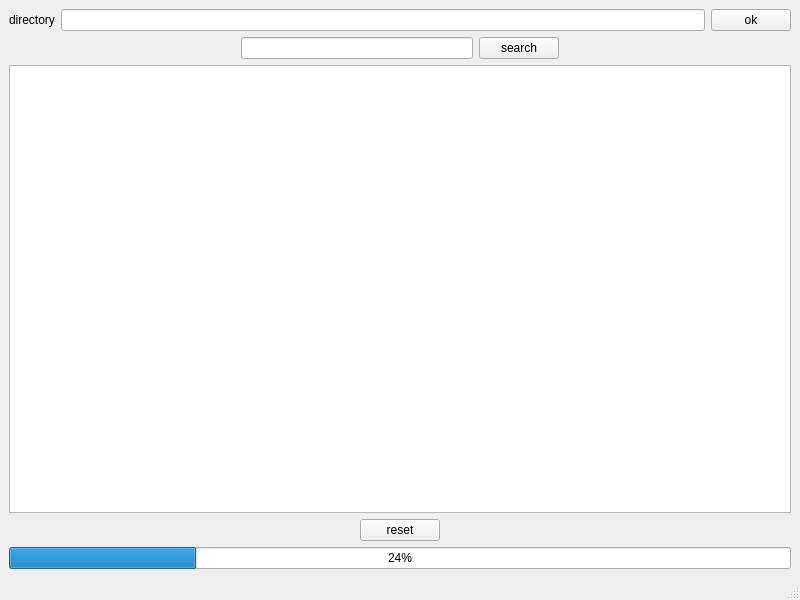
<?xml version="1.0" encoding="UTF-8"?>
<ui version="4.0">
 <class>MainWindow</class>
 <widget class="QMainWindow" name="MainWindow">
  <property name="geometry">
   <rect>
    <x>0</x>
    <y>0</y>
    <width>800</width>
    <height>600</height>
   </rect>
  </property>
  <property name="windowTitle">
   <string>MainWindow</string>
  </property>
  <widget class="QWidget" name="centralwidget">
   <layout class="QVBoxLayout" name="verticalLayout">
    <item>
     <layout class="QHBoxLayout" name="horizontalLayout">
      <item>
       <widget class="QLabel" name="label">
        <property name="text">
         <string>directory</string>
        </property>
       </widget>
      </item>
      <item>
       <widget class="QLineEdit" name="directory_lineEdit"/>
      </item>
      <item>
       <widget class="QPushButton" name="ok_button">
        <property name="text">
         <string>ok</string>
        </property>
       </widget>
      </item>
     </layout>
    </item>
    <item>
     <layout class="QHBoxLayout" name="horizontalLayout_2">
      <item>
       <spacer name="horizontalSpacer">
        <property name="orientation">
         <enum>Qt::Horizontal</enum>
        </property>
        <property name="sizeHint" stdset="0">
         <size>
          <width>40</width>
          <height>20</height>
         </size>
        </property>
       </spacer>
      </item>
      <item>
       <widget class="QLineEdit" name="search_lineEdit"/>
      </item>
      <item>
       <widget class="QPushButton" name="search_button">
        <property name="text">
         <string>search</string>
        </property>
       </widget>
      </item>
      <item>
       <spacer name="horizontalSpacer_2">
        <property name="orientation">
         <enum>Qt::Horizontal</enum>
        </property>
        <property name="sizeHint" stdset="0">
         <size>
          <width>40</width>
          <height>20</height>
         </size>
        </property>
       </spacer>
      </item>
     </layout>
    </item>
    <item>
     <widget class="QTextEdit" name="textEdit"/>
    </item>
    <item>
     <layout class="QHBoxLayout" name="horizontalLayout_3">
      <item>
       <spacer name="horizontalSpacer_4">
        <property name="orientation">
         <enum>Qt::Horizontal</enum>
        </property>
        <property name="sizeHint" stdset="0">
         <size>
          <width>40</width>
          <height>20</height>
         </size>
        </property>
       </spacer>
      </item>
      <item>
       <widget class="QPushButton" name="reset">
        <property name="text">
         <string>reset</string>
        </property>
       </widget>
      </item>
      <item>
       <spacer name="horizontalSpacer_3">
        <property name="orientation">
         <enum>Qt::Horizontal</enum>
        </property>
        <property name="sizeHint" stdset="0">
         <size>
          <width>40</width>
          <height>20</height>
         </size>
        </property>
       </spacer>
      </item>
     </layout>
    </item>
    <item>
     <widget class="QProgressBar" name="progressBar">
      <property name="value">
       <number>24</number>
      </property>
     </widget>
    </item>
   </layout>
  </widget>
  <widget class="QMenuBar" name="menubar">
   <property name="geometry">
    <rect>
     <x>0</x>
     <y>0</y>
     <width>800</width>
     <height>26</height>
    </rect>
   </property>
  </widget>
  <widget class="QStatusBar" name="statusbar"/>
 </widget>
 <resources/>
 <connections/>
</ui>
